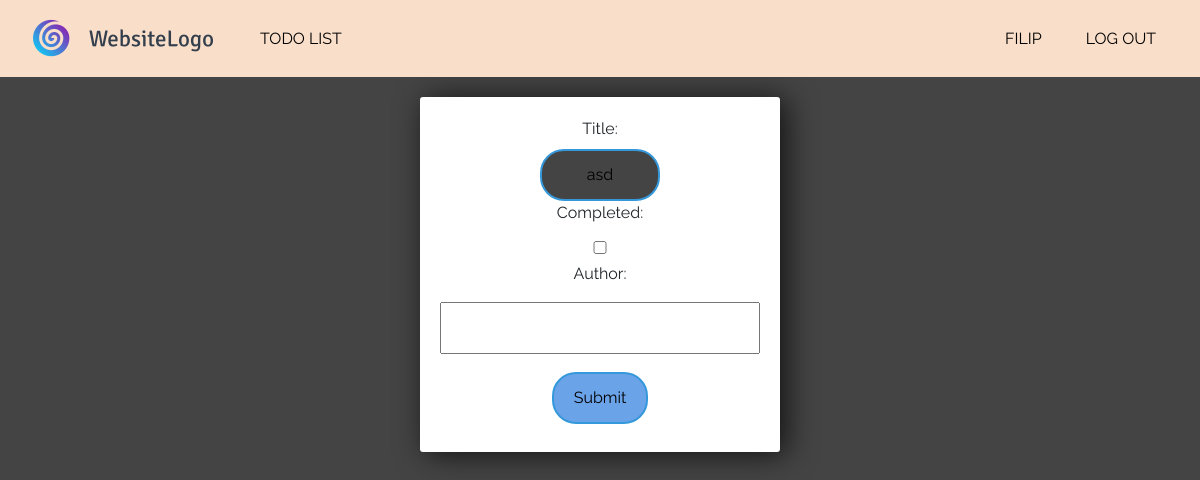
/list/update_task/15/ (signed in), run on an earlier commit of the app's database.
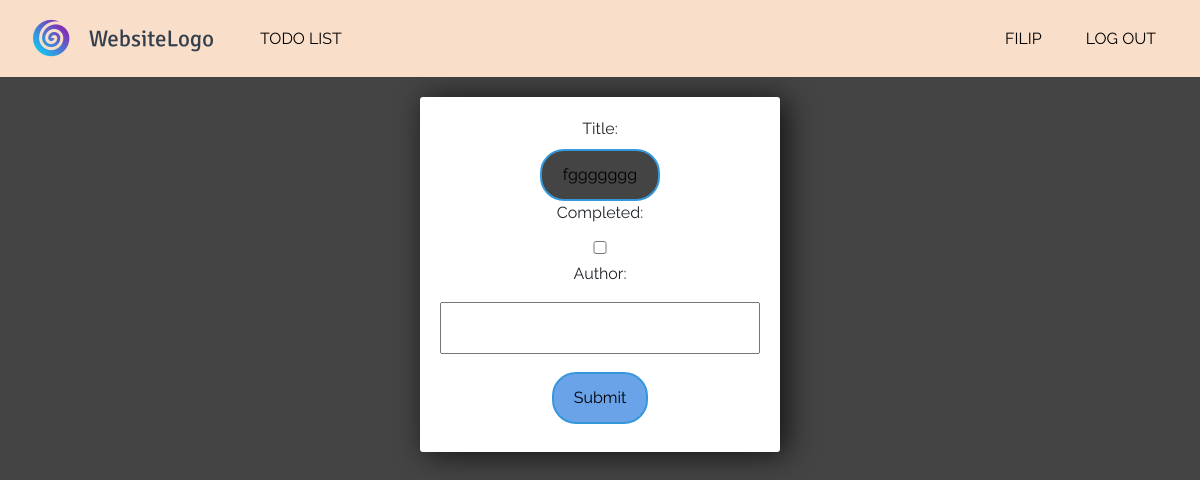
And on a later commit of the database.
### tasks/models.py (models this page shows, shortened)
class Task(models.Model):
    title = models.CharField(max_length=35)
    completed = models.BooleanField(default=False)
    created_date = models.DateTimeField(auto_now_add=True)
    author = models.CharField(max_length=50, default='')

### tasks/views.py (the view)
# urls.py: path('update_task/<str:pk>/', tasks_views.update_task, name='update_task'),
@login_required
def update_task(request, pk):
    task = Task.objects.get(id=pk)
    form = TaskForm(instance=task)
    if request.method == 'POST':
        form = TaskForm(request.POST, instance=task)
        if form.is_valid():
            form.save()
            return redirect('../..')
    context = {
        'form': form,
        'page_title': 'Update task',
    }
    return render(request, 'tasks/update_task.html', context)

### tasks/forms.py
class TaskForm(forms.ModelForm):
    class Meta:
        model = Task
        fields = '__all__'
        widgets = {
            'title': forms.TextInput(attrs={'class': 'new_task_text', 'placeholder': 'Add new task'}),
        }

### tasks/templates/tasks/update_task.html
{% extends 'tasks/base.html' %}
{% block content %}
<div class="new-task-column">
  <form method="POST"> {% csrf_token %}
    <span class="update-task-layout">
      {{ form.as_table }}
      <input class="submit" type="submit" name="Update item">
    </span>
  </form>
</div>
{% endblock content %}

What changed in the data, as far as the page shows it:
changed Task: title "asd" → "fggggggg"
